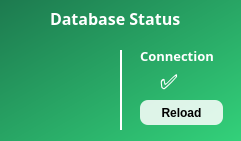
   <widget class="QFrame" name="frame_4">
    <property name="geometry">
     <rect>
      <x>630</x>
      <y>210</y>
      <width>241</width>
      <height>141</height>
     </rect>
    </property>
    <property name="styleSheet">
     <string notr="true">QFrame {
	background: qlineargradient(spread:pad, x1:0, y1:0, x2:1, y2:1, stop:0 rgba(29, 122, 79, 255), stop:1 rgba(51, 209, 122, 255));
	border-radius: 12px;
}</string>
    </property>
    <property name="frameShape">
     <enum>QFrame::StyledPanel</enum>
    </property>
    <property name="frameShadow">
     <enum>QFrame::Raised</enum>
    </property>
    <widget class="QLabel" name="label_17">
     <property name="geometry">
      <rect>
       <x>50</x>
       <y>10</y>
       <width>151</width>
       <height>16</height>
      </rect>
     </property>
     <property name="font">
      <font>
       <family>Sans Serif</family>
       <pointsize>12</pointsize>
       <weight>75</weight>
       <italic>false</italic>
       <bold>true</bold>
       <strikeout>false</strikeout>
       <kerning>true</kerning>
      </font>
     </property>
     <property name="styleSheet">
      <string notr="true">QLabel {
	text-align: center;
	background: transparent;
	color: white;
}</string>
     </property>
     <property name="text">
      <string>Database Status</string>
     </property>
     <property name="textFormat">
      <enum>Qt::PlainText</enum>
     </property>
    </widget>
    <widget class="QLabel" name="lbl_iconDatabase">
     <property name="geometry">
      <rect>
       <x>30</x>
       <y>60</y>
       <width>62</width>
       <height>62</height>
      </rect>
     </property>
     <property name="styleSheet">
      <string notr="true">QLabel {
	background: transparent;
}</string>
     </property>
     <property name="pixmap">
      <pixmap>../../Downloads/database-storage.png</pixmap>
     </property>
     <property name="scaledContents">
      <bool>true</bool>
     </property>
    </widget>
    <widget class="QFrame" name="frame_13">
     <property name="geometry">
      <rect>
       <x>120</x>
       <y>50</y>
       <width>2</width>
       <height>80</height>
      </rect>
     </property>
     <property name="styleSheet">
      <string notr="true">QFrame {
	background: white;
}</string>
     </property>
     <property name="frameShape">
      <enum>QFrame::StyledPanel</enum>
     </property>
     <property name="frameShadow">
      <enum>QFrame::Raised</enum>
     </property>
    </widget>
    <widget class="QLabel" name="label_31">
     <property name="geometry">
      <rect>
       <x>140</x>
       <y>40</y>
       <width>81</width>
       <height>31</height>
      </rect>
     </property>
     <property name="font">
      <font>
       <family>Sans Serif</family>
       <pointsize>10</pointsize>
       <weight>75</weight>
       <italic>false</italic>
       <bold>true</bold>
       <strikeout>false</strikeout>
       <kerning>true</kerning>
      </font>
     </property>
     <property name="styleSheet">
      <string notr="true">QLabel {
	text-align: center;
	background: transparent;
	color: white;
}</string>
     </property>
     <property name="text">
      <string>Connection</string>
     </property>
     <property name="textFormat">
      <enum>Qt::PlainText</enum>
     </property>
    </widget>
    <widget class="QLabel" name="lbl_databaseResult">
     <property name="geometry">
      <rect>
       <x>160</x>
       <y>70</y>
       <width>41</width>
       <height>21</height>
      </rect>
     </property>
     <property name="font">
      <font>
       <family>0xProto Nerd Font</family>
       <pointsize>16</pointsize>
       <weight>75</weight>
       <italic>false</italic>
       <bold>true</bold>
       <strikeout>false</strikeout>
       <kerning>true</kerning>
      </font>
     </property>
     <property name="styleSheet">
      <string notr="true">QLabel {
	text-align: center;
	background: transparent;
	color: white;
	qproperty-alignment: AlignCenter;
}</string>
     </property>
     <property name="text">
      <string>✅️</string>
     </property>
     <property name="textFormat">
      <enum>Qt::PlainText</enum>
     </property>
    </widget>
    <widget class="QPushButton" name="btn_reloadDatabase">
     <property name="geometry">
      <rect>
       <x>140</x>
       <y>100</y>
       <width>83</width>
       <height>25</height>
      </rect>
     </property>
     <property name="cursor">
      <cursorShape>PointingHandCursor</cursorShape>
     </property>
     <property name="styleSheet">
      <string notr="true">QPushButton {
	background: rgba(255, 255, 255, 215);
	border-radius: 8px;
	font-weight: bold;
}</string>
     </property>
     <property name="text">
      <string>Reload</string>
     </property>
    </widget>
   </widget>
